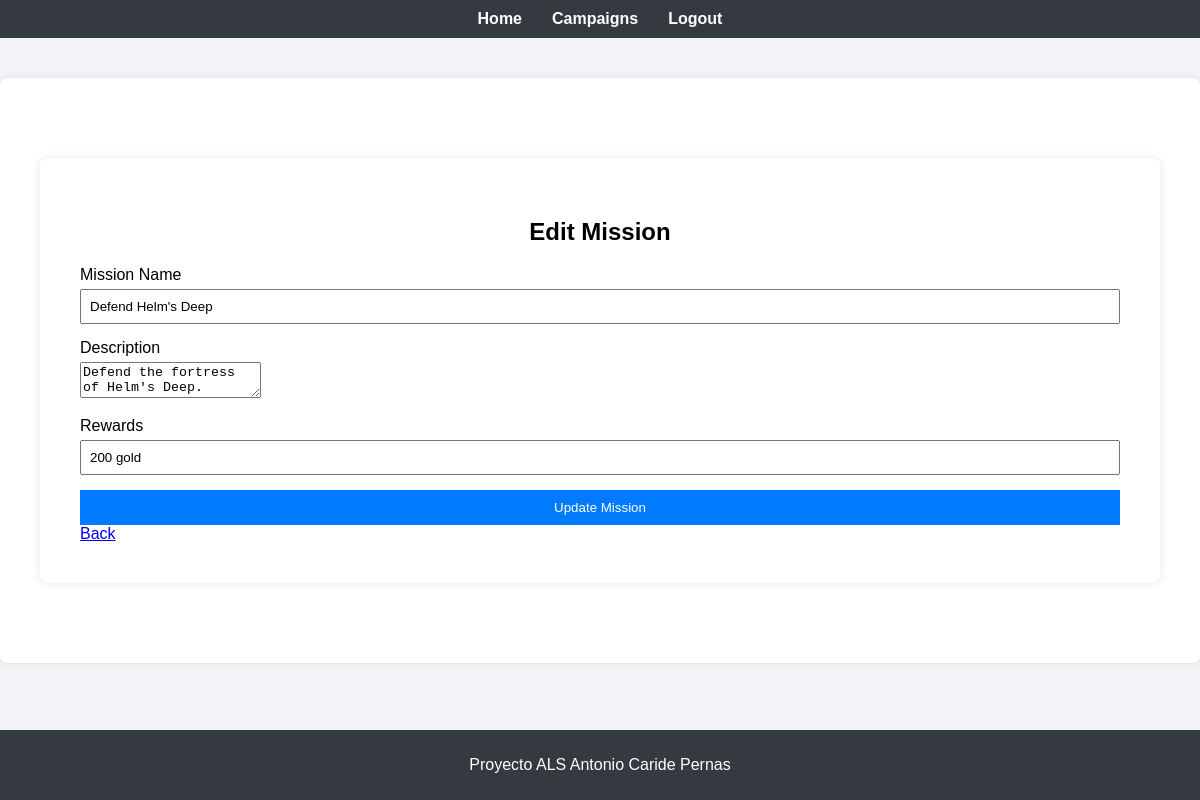
The app's page /missions/2/edit (signed in) with its own data.
### app/models/mission.py (models this page shows, shortened)
class Mission(db.Model):
    id = db.Column(db.Integer, primary_key=True)
    name = db.Column(db.String(150), nullable=False)
    description = db.Column(db.String(500), nullable=False)
    campaign_id = db.Column(db.Integer, db.ForeignKey('campaign.id'), nullable=False)
    rewards = db.Column(db.String(500), nullable=True)  # Nuevo atributo
    votes = db.Column(db.Integer, default=0)  # Nuevo atributo
    voters = db.relationship('User', secondary=mission_votes, backref='voted_missions')  # Relación con User

### app/routes/missions.py (the view, shortened to what this page needs)
@missions_bp.route('/<int:mission_id>/edit', methods=['GET', 'POST'])
@login_required
def edit_mission(mission_id):
    mission = Mission.query.get_or_404(mission_id)
    campaign = Campaign.query.get_or_404(mission.campaign_id)
    if campaign.master_id != current_user.id:
        flash('You do not have permission to edit this mission.', 'danger')
        return redirect(url_for('campaigns.play_campaign', campaign_id=campaign.id))
    return render_template('missions/edit.html', mission=mission)

### app/templates/missions/edit.html
{% extends "base.html" %}
{% block content %}
<div class="container">
    <h2>Edit Mission</h2>
    <form method="POST">
        <div class="form-group">
            <label for="name">Mission Name</label>
            <input type="text" id="name" name="name" value="{{ mission.name }}" required>
        </div>
        <div class="form-group">
            <label for="description">Description</label>
            <textarea id="description" name="description" required>{{ mission.description }}</textarea>
        </div>
        <div class="form-group">
            <label for="rewards">Rewards</label>
            <input type="text" id="rewards" name="rewards" value="{{ mission.rewards }}" required>
        </div>
        <button type="submit" class="btn btn-primary">Update Mission</button>
        <a href="{{ url_for('missions.manage_missions', campaign_id=mission.campaign_id) }}" class="btn btn-secondary">Back</a>
    </form>
</div>
{% endblock %}

### app/static/styles.css (style rules this page uses)
body { font-family: Arial, sans-serif; background-color: #f4f4f4; margin: 0; padding: 0; }
.container { max-width: 600px; margin: 50px auto; padding: 20px; background-color: #fff; box-shadow: 0 0 10px rgba(0, 0, 0, 0.1); }
h2 { text-align: center; margin-bottom: 20px; }
.form-group { margin-bottom: 15px; }
.form-group label { display: block; margin-bottom: 5px; }
.form-group input { width: 100%; padding: 8px; box-sizing: border-box; }
button { width: 100%; padding: 10px; background-color: #007bff; color: #fff; border: none; cursor: pointer; }

### app/templates/base.html (style rules this page uses)
body { font-family: Arial, sans-serif; background-color: #f4f4f9; margin: 0; padding: 0; }
.container { max-width: 1200px; margin: 40px auto; padding: 40px; background-color: #fff; border-radius: 8px; box-shadow: 0 0 10px rgba(0, 0, 0, 0.1); }

### records on screen
Mission: name "Defend Helm's Deep", description "Defend the fortress of Helm's Deep.", rewards "200 gold"
